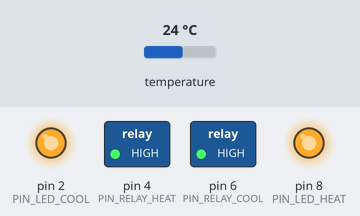
Recording of a sketch running on a simulated Arduino Uno, built with avr-gcc and run on an emulated ATmega328P. Parts: switched loads named in the sketch (green lamp = pin HIGH), output pins drawn as LEDs (lit = HIGH). The inputs (shaded band) are chosen by the test bench; at power-on: temperature 24 °C.

Above: at 2.1 s.
At 5.2 s:
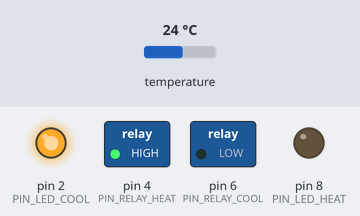
5.3 s: temperature set to 21.2 °C
11.7 s: temperature set to 20.4 °C
At 17.6 s:
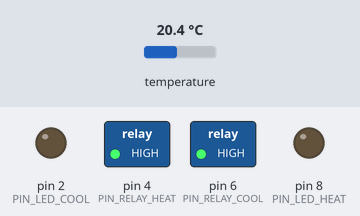
Timing chart, 0 to 19.1 s (numbered marks = the images above; inputs shaded):
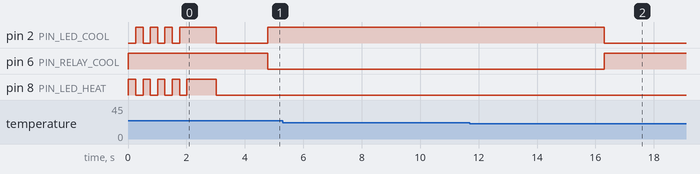

The sketch:

controller.ino
```cpp
/*

  Arduino fixed temperature controller

  Read a temperature sensor and control a heater and cooler to try to maintain
  a specific temperature within a set tolerance.

  Provides protection from overruns which might occur if the environment can't
  be brought to the desired temperature for any reason.

  LEDs display a startup sequence to indicate successful initialisation, then
  light individually to indicate heating or cooling. Both LEDs light together in
  the safety period after an over-run, and both flash in sync in the permanent error
  mode which is triggered if there are too many consecutive over-runs.

  Keep the poll interval reasonably long to prevent jitter, especially if controlling
  a peltier junction as they can be damaged by rapid reversal.

  Merlyn Kline arduino@binary.co.uk

*/

#include <Wire.h>
#include <DallasTemperature.h>

// #define DEBUG


// Software config

#define TARGET_TEMPERATURE 20.5  // Celcius
#define TOLERANCE           0.5

#ifndef DEBUG
  #define POLL_INTERVAL    5ul * 1000ul        // Wait this number of ms between polls of the temperature sensor
  #define MAX_RUN_TIME    10ul * 60ul * 1000ul // Don't run heater or cooler for more than this number of ms
  #define PROTECTION_TIME  5ul * 60ul * 1000ul // Rest heater and cooler for this number of ms if they run for the time limit
  #define MAX_OVER_RUNS    3                   // Maxmimum number of consecutive over-runs before dropping into error mode
#else
  #define POLL_INTERVAL    300ul
  #define MAX_RUN_TIME    3000ul
  #define PROTECTION_TIME  500ul
  #define MAX_OVER_RUNS      3
#endif

#define FLASH_DELAY 250  // Number of ms between LED flashes in various displays


// Hardware config

#define PIN_RELAY_HEAT  4  // Relay control for heater
#define PIN_RELAY_COOL  6  // Relay control for cooler

#define PIN_LED_HEAT    8  // LED control to indicate heating (e.g. red LED)
#define PIN_LED_COOL    2  // LED control to indicate cooling (e.g. blue LED)

#define PIN_THERMOMETER 7


// Readability constants

#define MODE_OFF     0
#define MODE_HEATING 1
#define MODE_COOLING 2

#define LED_STATE_ON  HIGH
#define LED_STATE_OFF LOW

#define RELAY_STATE_ON  LOW
#define RELAY_STATE_OFF HIGH


OneWire           oneWireManager(PIN_THERMOMETER);
DallasTemperature thermometer(&oneWireManager);
unsigned long     lastModeChangeTime;
unsigned int      currentMode;
int               lastOverRunMode;
int               overRunCounter;


void setup() {
  Serial.begin(9600);
  thermometer.begin();

  pinMode(PIN_LED_HEAT, OUTPUT);
  pinMode(PIN_LED_COOL, OUTPUT);
  pinMode(PIN_RELAY_HEAT, OUTPUT);
  pinMode(PIN_RELAY_COOL, OUTPUT);

  lastModeChangeTime = millis();
  lastOverRunMode    = MODE_OFF;
  overRunCounter     = 0;

  setMode(MODE_OFF);
  startupDisplay();
}


void loop() {
  overRunProtection();

  thermometer.requestTemperatures();
  float temperature = thermometer.getTempCByIndex(0);

  if      (temperature < TARGET_TEMPERATURE - TOLERANCE / 2) setMode(MODE_HEATING);
  else if (temperature > TARGET_TEMPERATURE + TOLERANCE / 2) setMode(MODE_COOLING);
  else                                                       setMode(MODE_OFF);

  int pollWait = POLL_INTERVAL;
  if(currentMode == MODE_OFF) pollWait *= 5;
  delay(pollWait);
}


void startupDisplay() {
  for (int i = 0; i < 4; i++) {
    setLEDState(LED_STATE_ON, LED_STATE_OFF);
    delay(FLASH_DELAY);
    setLEDState(LED_STATE_OFF, LED_STATE_ON);
    delay(FLASH_DELAY);
  }
  setLEDState(LED_STATE_ON, LED_STATE_ON);
  delay(FLASH_DELAY * 4);
  setLEDState(LED_STATE_OFF, LED_STATE_OFF);
  delay(FLASH_DELAY * 4);
}


void setMode(int mode) {
  if (mode == MODE_HEATING) {
    setRelayState(RELAY_STATE_ON, RELAY_STATE_OFF);
    setLEDState(LED_STATE_ON, LED_STATE_OFF);
  }
  else if (mode == MODE_COOLING) {
    setRelayState(RELAY_STATE_OFF, RELAY_STATE_ON);
    setLEDState(LED_STATE_OFF, LED_STATE_ON);
  }
  else {
    setRelayState(RELAY_STATE_OFF, RELAY_STATE_OFF);
    setLEDState(LED_STATE_OFF, LED_STATE_OFF);
    mode = MODE_OFF;
  }

  if (mode != currentMode) lastModeChangeTime = millis();

  if (mode != lastOverRunMode && mode != MODE_OFF) overRunCounter = 0;

  currentMode = mode;
}

void overRunProtection() {
  if (currentMode != MODE_OFF) {
    unsigned long int currentTime = millis();
    if ((currentTime - lastModeChangeTime) > MAX_RUN_TIME) {
      limitOverRuns();
      lastOverRunMode = currentMode;
      setMode(MODE_OFF);
      setLEDState(LED_STATE_ON, LED_STATE_ON);
      delay(PROTECTION_TIME);
      setLEDState(LED_STATE_OFF, LED_STATE_OFF);
    }
  }
}

void limitOverRuns() {
  if (currentMode == lastOverRunMode) {
    overRunCounter++;
    if (overRunCounter >= MAX_OVER_RUNS) {
      setMode(MODE_OFF);
      permanentErrorDisplay();
    }
  }
}

void permanentErrorDisplay() {
  while (1) {
    setLEDState(LED_STATE_ON, LED_STATE_ON);
    delay(FLASH_DELAY);
    setLEDState(LED_STATE_OFF, LED_STATE_OFF);
    delay(FLASH_DELAY);
  }
}

void setRelayState(int heatState, int coolState) {
  digitalWrite(PIN_RELAY_HEAT, heatState);
  digitalWrite(PIN_RELAY_COOL, coolState);
}

void setLEDState(int heatState, int coolState) {
  digitalWrite(PIN_LED_HEAT, heatState);
  digitalWrite(PIN_LED_COOL, coolState);
}
```

Measured:
- the behaviour switches between 20.9 and 20.8 °C on temperature (found by bisection; images 1 and 2)
- after the input at 5.3 s, every drawn part: stays the same
- after the input at 11.7 s, pin 2 (PIN_LED_COOL): HIGH → LOW after 4.6 s; pin 6 (PIN_RELAY_COOL): LOW → HIGH after 4.6 s
